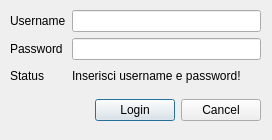
<?xml version="1.0" encoding="UTF-8"?>
<ui version="4.0">
 <class>LoginDialog</class>
 <widget class="QDialog" name="LoginDialog">
  <property name="geometry">
   <rect>
    <x>0</x>
    <y>0</y>
    <width>272</width>
    <height>140</height>
   </rect>
  </property>
  <property name="minimumSize">
   <size>
    <width>272</width>
    <height>140</height>
   </size>
  </property>
  <property name="maximumSize">
   <size>
    <width>272</width>
    <height>140</height>
   </size>
  </property>
  <property name="windowTitle">
   <string>Dialog</string>
  </property>
  <widget class="QWidget" name="formLayoutWidget">
   <property name="geometry">
    <rect>
     <x>10</x>
     <y>10</y>
     <width>251</width>
     <height>114</height>
    </rect>
   </property>
   <layout class="QFormLayout" name="formLayout">
    <item row="0" column="0">
     <widget class="QLabel" name="usernameLabel">
      <property name="text">
       <string>Username</string>
      </property>
     </widget>
    </item>
    <item row="1" column="0">
     <widget class="QLabel" name="passwordLabel">
      <property name="text">
       <string>Password</string>
      </property>
     </widget>
    </item>
    <item row="0" column="1">
     <widget class="QLineEdit" name="usernameText"/>
    </item>
    <item row="1" column="1">
     <widget class="QLineEdit" name="passwordText">
      <property name="echoMode">
       <enum>QLineEdit::Password</enum>
      </property>
     </widget>
    </item>
    <item row="2" column="1">
     <widget class="QLabel" name="statusText">
      <property name="minimumSize">
       <size>
        <width>0</width>
        <height>20</height>
       </size>
      </property>
      <property name="text">
       <string>Inserisci username e password!</string>
      </property>
     </widget>
    </item>
    <item row="2" column="0">
     <widget class="QLabel" name="statusLabel">
      <property name="text">
       <string>Status</string>
      </property>
     </widget>
    </item>
   </layout>
  </widget>
  <widget class="QWidget" name="horizontalLayoutWidget">
   <property name="geometry">
    <rect>
     <x>10</x>
     <y>90</y>
     <width>251</width>
     <height>41</height>
    </rect>
   </property>
   <layout class="QHBoxLayout" name="horizontalLayout">
    <item>
     <spacer name="horizontalSpacer">
      <property name="orientation">
       <enum>Qt::Horizontal</enum>
      </property>
      <property name="sizeHint" stdset="0">
       <size>
        <width>40</width>
        <height>20</height>
       </size>
      </property>
     </spacer>
    </item>
    <item>
     <widget class="QPushButton" name="loginButton">
      <property name="text">
       <string>Login</string>
      </property>
     </widget>
    </item>
    <item>
     <widget class="QPushButton" name="cancelButton">
      <property name="text">
       <string>Cancel</string>
      </property>
     </widget>
    </item>
   </layout>
  </widget>
 </widget>
 <resources/>
 <connections/>
</ui>
